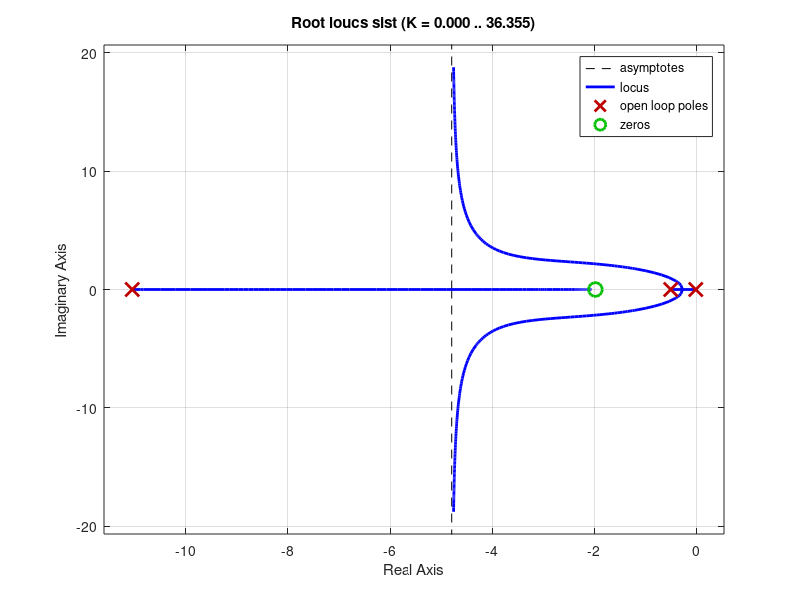
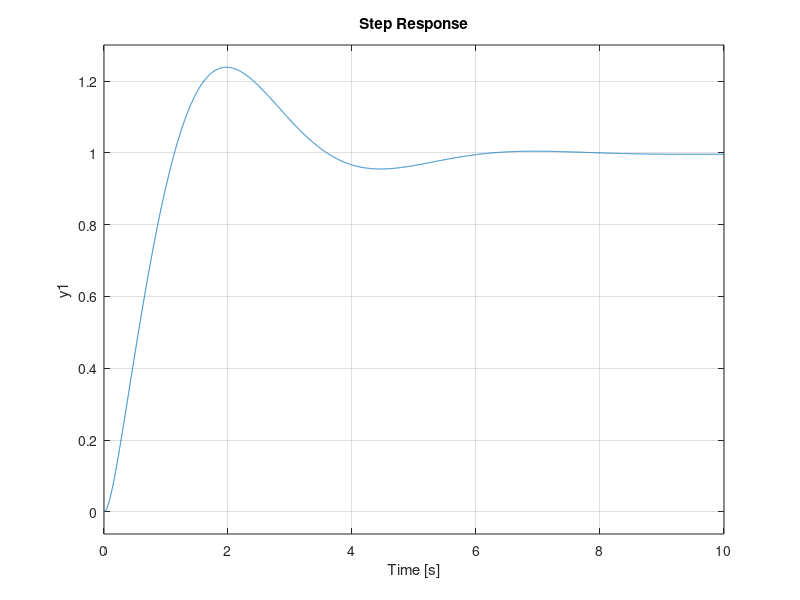

Write MATLAB code to recreate these figures, in order.
%{
inicio = 0;
fim = 15;
figure
for k = inicio:1:fim
    % Defina a função de transferência do sistema
    num = [5.55*k];
    den = [1 11.55 5.55*(1+k)];
    G = tf(num, den);

    num2 = [5.55*k];
    den2 = [1 1.6 2.04423];
    G2 = tf(num2, den2);
        
    % Plote o lugar das raízes
    rlocus(G2);
    rlocus(G);
    hold on;  % Mantém o gráfico atual

    % Obtenha os polos da função de transferência
    p = pole(G2);
    p2 = pole(G);
   
    % Plote os polos no mesmo gráfico
    scatter(real(p2), imag(p2), 'rx');
    hold on;
    scatter(real(p), imag(p), 'rx');
    hold off;  % Libera o gráfico para novos plots

    % Personalize o gráfico
    title(['Gráfico para k = ', num2str(k)]);
    xlabel('Eixo Real');
    ylabel('Eixo Imaginário');
    legend('Lugar das Raízes', 'Polos');
    grid on;
    pause(0.001);
    
       
% Segundo subplot
    
    tempo = 0:0.001:2;
        nume=[5.55*k];
        poly = [1 1.6 2.0423];
        sistema=tf(nume,poly);
        f3 = step(sistema,tempo);
      
        plot(tempo,f3);
        
       
        title(['Gráfico para k = ', num2str(k)]);
        xlabel('x');
        ylabel('y');
        grid on;
        pause(1); % Pausa de 1 segundo para ver o gráfico
end


%}

%{
k=10;
% Defina a função de transferência do sistema
num = [5.55];
den = [1 11.55 5.55];
G = tf(num, den);

% Defina um vetor de ganhos
K = 0:k:10;

% Plote o lugar das raízes para diferentes valores de ganho
rlocus(G, K);

%}

%{

inicio = 0;
fim = 50;

for k = inicio:5:fim
    % Verifique a condição
   
      
        tempo = 0:0.001:2;
        nume=[5.55*k];
        poly = [1 11.55 5.55*(1+k)];
        sistema=tf(nume,poly)
        f3 = step(sistema,tempo)
      
        
        rlocus(f3,K);
        title(['Gráfico para k = ', num2str(k)]);
        xlabel('x');
        ylabel('y');
        grid off;
        pause(1); % Pausa de 1 segundo para ver o gráfico
end

%}


%33333333333333333333333333333333333333333333333333333333333333333333333


% Defina os parâmetros do loop

%{
% Loop para verificar a condição
figure
for k = inicio:1:fim
    % Verifique a condição
   
      
        tempo = 0:0.001:2;
        nume=[5.55*k];
        poly = [1 11.55 5.55*(1+k)];
        sistema=tf(nume,poly);
        f3 = step(sistema,tempo);
      
        plot(tempo,f3);
        
       
        title(['Gráfico para k = ', num2str(k)]);
        xlabel('x');
        ylabel('y');
        grid on;
        pause(1); % Pausa de 1 segundo para ver o gráfico
end


%}

%{
pol=[1 1.6 2.04423];
raizes = roots(pol)

%}
 
time = 0:0.001:10;

figure()
nu = [10.7 21.1539];
de = [1 11.56 5.640 0.05525];
sist = tf(nu,de)
rlocus(sist);
pole(sist)

figure()
step(time,sist/(1+sist));
 


 

